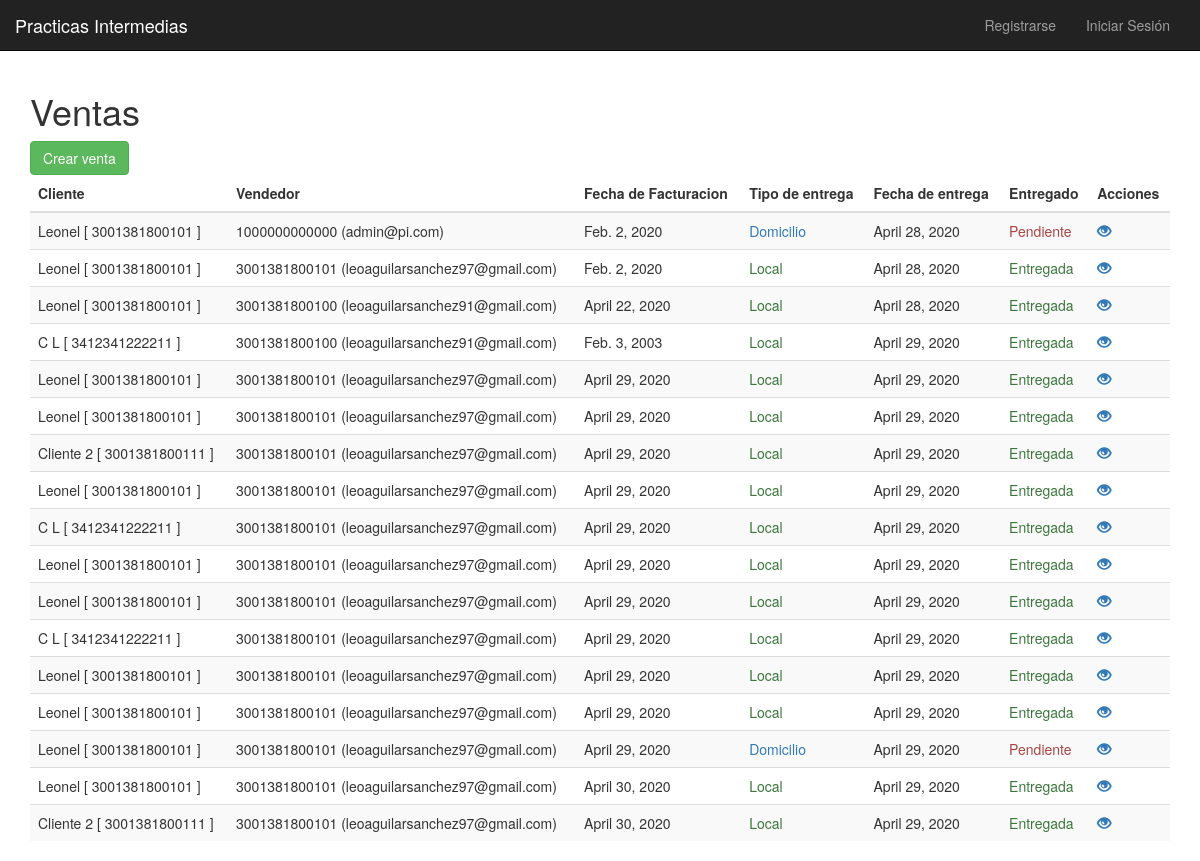
/ventas, run on an earlier commit of the app's database.
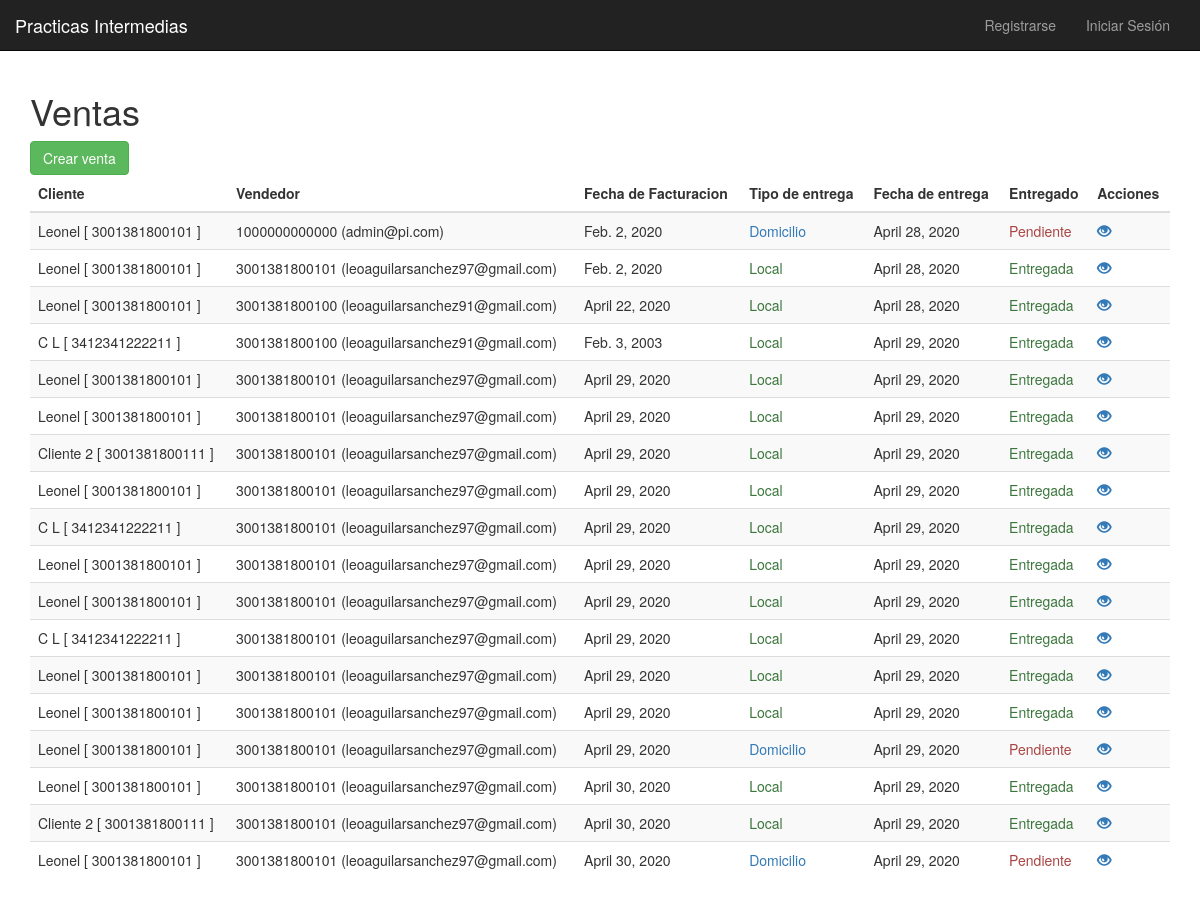
And on a later commit of the database.
### sedes/models.py (models this page shows)
class Venta(models.Model):
    cliente = models.ForeignKey('Cliente', on_delete=models.CASCADE)
    vendedor = models.ForeignKey(settings.AUTH_USER_MODEL, on_delete=models.CASCADE, related_name='vendedor')
    fecha_facturacion = models.DateField('Fecha de facturacion')
    DOMICILIO = 'D'
    LOCAL = 'L'
    VENTA_ESTADO_CHOICES = [
        (DOMICILIO, 'A domicilio'),
        (LOCAL, 'Local')
    ]
    tipo = models.CharField(
        max_length=1, choices=VENTA_ESTADO_CHOICES, default=LOCAL)
    repartidor = models.ForeignKey(
        settings.AUTH_USER_MODEL, null=True, on_delete=models.SET_NULL, related_name='repartidor', blank= True)
    fecha_entrega = models.DateField('Fecha de entrega', auto_now=True)
    entregada = models.BooleanField(default=False)
    productos = models.ManyToManyField('Producto', through= 'ProductoVenta', blank= True)

class Cliente(models.Model):
    dpi = models.BigIntegerField(
        unique=True,
        validators=[
            MaxValueValidator(9999999999999),
            MinValueValidator(100000000000)
        ],
        primary_key= True
    )
    nombre = models.CharField(max_length=200)
    nit = models.CharField(max_length=15)
    direccion = models.CharField(max_length=500)
    sedes = models.ManyToManyField('Sede', verbose_name='Sedes a las que pertenece el cliente')
    def __str__(self):
        return "%s [ %s ]" % (self.nombre, self.dpi)

class Usuario(AbstractBaseUser, PermissionsMixin):
    dpi = models.BigIntegerField(
        unique=True,
        validators=[
            MaxValueValidator(9999999999999),
            MinValueValidator(100000000000)
        ]
    )
    nombre = models.CharField(max_length=300)
    fecha_nacimiento = models.DateField('Fecha Nacimiento')
    email = models.EmailField(_('Correo Electronico'), primary_key=True)
    is_admin = models.BooleanField(default=False)
    is_staff = models.BooleanField(default=False)
    is_active = models.BooleanField(default=True)
    date_joined = models.DateTimeField(default=timezone.now)
    USERNAME_FIELD = 'email'
    REQUIRED_FIELDS = ['dpi', 'fecha_nacimiento']
    objects = CustomUserManager()
    def __str__(self):
        return "%s (%s)" % (self.dpi, self.email)
    class Meta:
        permissions = (("registrar_cliente", "Para registrar clientes de una sede"),
                   ("registrar_venta", "Para registrar ventas de productos"),
                   ("visualizar_reporte", "Para visualizar reportes de ventas"),
                   ("actualizar_inventario", "Para modificar la cantidad de productos del inventario"),
                   ("solicitar_transferencia", "Para solicitar una transferencia de productos"),
                   ("ordenes_transferencia_externa", "Para revisar ordenes de transferencias entre sedes"),
                   ("ordenes_transferencia_interna", "Para revisar ordenes de transferencias entre bodegas"),
                   ("ordenes_venta", "Para modificar el estado de entregado de una orden de venta"),
                   ("ordenes_transferencia", "Para modificar el estado de entregado de una orden de transferencia"))

### sedes/views.py (the view)
# urls.py: path('ventas', views.VentasList.as_view(), name='lista_ventas'),
class VentasList(ListView):
    model = Venta
    template_name = 'ventas/ventas_list.html'

### sedes/templates/ventas/ventas_list.html
{% extends '../base.html' %}
{% block body_block %}
<h1>Ventas</h1>
<a class="btn btn-success" href="{% url "crear_venta" %}">Crear venta</a>
<table class="table table-striped">
    <thead class="thead-dark">
        <tr>
            <th>Cliente</th>
            <th>Vendedor</th>
            <th>Fecha de Facturacion</th>
            <th>Tipo de entrega</th>
            <th>Fecha de entrega</th>
            <th>Entregado</th>
            <th colspan="2">Acciones</th>
        </tr>
    </thead>
    <tbody class="table-hover">
        {% for venta in object_list %}
        <tr>
            <td>{{ venta.cliente }}</td>
            <td>{{ venta.vendedor }}</td>
            <td>{{ venta.fecha_facturacion }}</td>
            <td>{% if venta.tipo == 'L' %} <span class='text-success'>Local</span> {% else %} <span class='text-primary'>Domicilio</span> {% endif %}</td>
            <td>{{ venta.fecha_entrega }}</td>
            <td>{% if venta.entregada %} <span class='text-success'>Entregada</span> {% else %} <span class='text-danger'>Pendiente</span> {% endif %}</td>
            <td>
                <a href="{% url "detalle_venta"  venta.id  %}"> <span class="glyphicon glyphicon-eye-open">&nbsp;</span></a>
            </td>
        </tr>
        {% endfor %}
    </tbody>
</table>
{% endblock %}

### sedes/templates/base.html (shortened to what this page needs)
{% load group_checker %}
<!DOCTYPE html>
<html>
<head>
    <link rel="stylesheet" href="https://maxcdn.bootstrapcdn.com/bootstrap/3.3.7/css/bootstrap.min.css"
>
</head>
<body>
    <nav class="navbar navbar-inverse navbar-static-top">
        <div class="navbar-header">
            <a class="navbar-brand" href="#">Practicas Intermedias</a>
        </div>
        <div class="container">
            <ul class="nav navbar-nav navbar-right">
                {% if user.is_authenticated %}
                <li><a class="navbar-link" href="/"><span class="glyphicon glyphicon-user">&nbsp;</span>
                        {{ user.email }}</a></li>
                <li><a class='navbar-link' href="{% url 'logout' %}">Salir</a></li>
                {% else %}
                <li><a class='navbar-link' href="{% url 'crear_usuario' %}">Registrarse</a></li>
                <li><a class='navbar-link' href="{% url 'login' %}">Iniciar Sesión</a></li>
                {% endif %}
            </ul>
        </div>
    </nav>
    <div class="container">
        {% block body_block %}
        {% endblock %}
    </div>
</body>
</html>

What changed in the data, as far as the page shows it:
added Venta: cliente "Leonel [ 3001381800101 ]", vendedor "3001381800101 (leoaguilarsanchez97@gmail.com)", fecha_facturacion "April 30, 2020", tipo "Domicilio", fecha_entrega "April 29, 2020", entregada "Pendiente"
